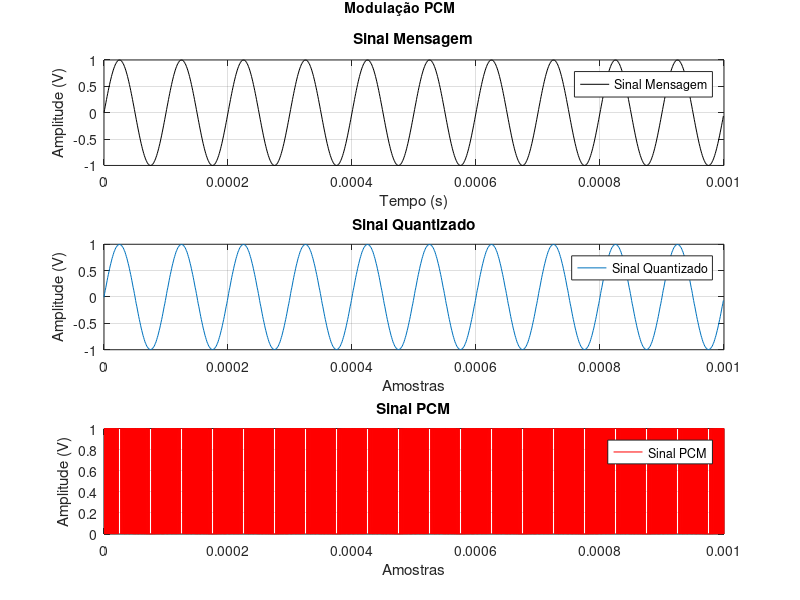

MATLAB code to generate this figure: (Note: this script raises an error after producing the figure.)
%% Gerar o Seno
clear all
frequencia_seno = 10*1000;
f_s = 100*frequencia_seno;
t = [0:1/f_s:10/frequencia_seno-1/f_s];
sinal_seno = sin(2*pi*frequencia_seno*t);

subplot(3,1,1);
plot(t,sinal_seno,'black');
title('Sinal Mensagem');
xlabel('Tempo (s)')
ylabel('Amplitude (V)')
legend('Sinal Mensagem');
grid on

%% Quantizando o sinal
num_bits = 8;
L = 2^num_bits;
max_sen = max(sinal_seno);
min_sen = min(sinal_seno);

delta = (max_sen - min_sen) / L;
mapa_q = [min_sen:delta:max_sen];
cod_q = [min_sen-delta/2:delta:max_sen+delta/2];

[index, quants] = quantiz(sinal_seno,mapa_q,cod_q);


for i = 1:length(quants)
    if quants(i) < min_sen
       quants(i) = quants(i) + delta;
       index(i) = index(i) + 1;
    end
    index(i) = index(i) - 1;

end

subplot(3,1,2);
plot(t,quants);
title('Sinal Quantizado');
xlabel('Amostras')
ylabel('Amplitude (V)')
legend('Sinal Quantizado');
grid on

%% Codificação
Rb = f_s * num_bits;
T_enc = 1/Rb;

y = de2bi(index);

y = reshape(y',1,[]);
qtd_y = length(y);

t_enc = [0: T_enc : (10/frequencia_seno - T_enc)];

subplot(3,1,3);
plot(t_enc,y,'red');
title('Sinal PCM');
xlabel('Amostras');
ylabel('Amplitude (V)')
legend('Sinal PCM');
grid on

ha = axes ('Position',[0 0 1 1],'Xlim',[0 1],'Ylim',[0 1],'Box','off','Visible','off','Units','normalized', 'clipping' , 'off');
text (0.5, 1,'\bf Modulação PCM ','HorizontalAlignment','center','VerticalAlignment', 'top')


%% Demodulação
% parte do y para mq

mq = zeros(length(y)/num_bits,1)';
volta = bit2int(y',num_bits,false)'; % false porque o bit mais significante é o ultimo

for i = 1:length(volta)
    mq(i) = (min_sen + delta/2) + volta(i)*delta;

end

% Passa baixas
filtrado = lowpass(mq,frequencia_seno,f_s,ImpulseResponse="iir",Steepness=0.7);
figure
plot(t, filtrado)
title("Sinal recuperado");
